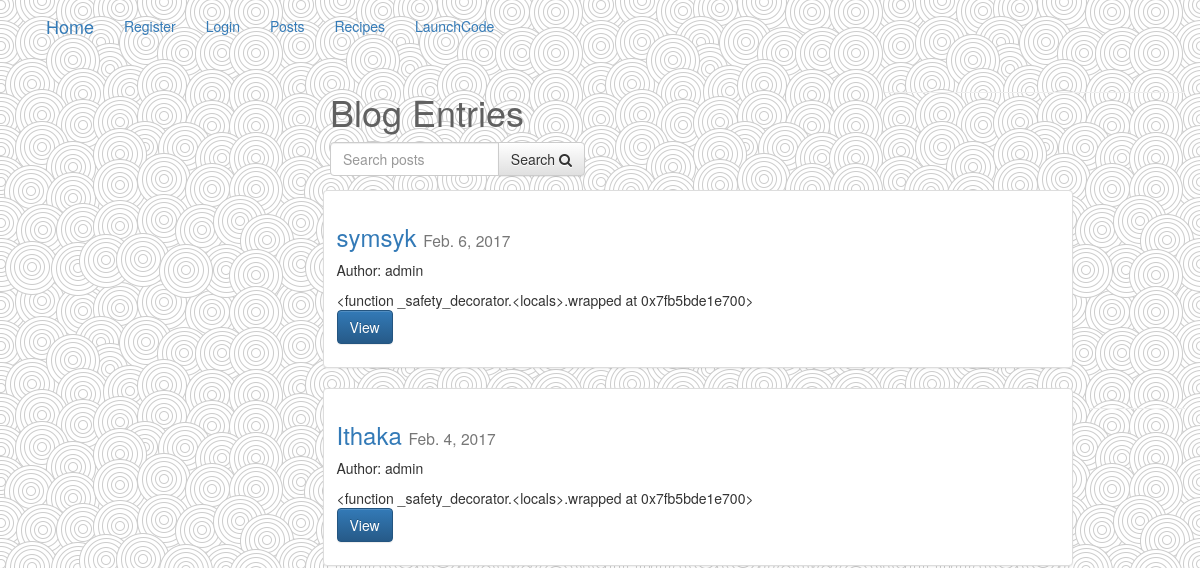
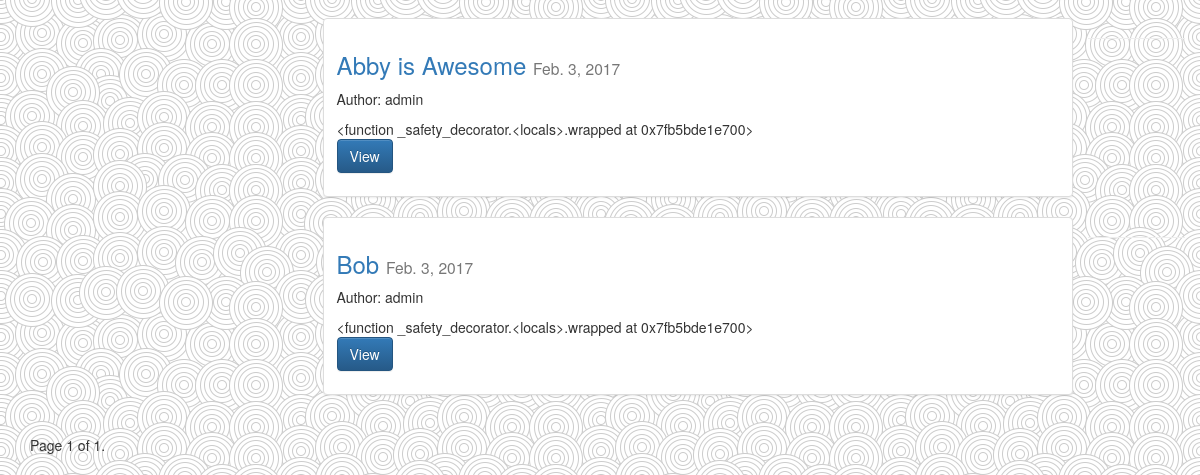
The page /list/ on the database as committed earlier (2 pictures, top to bottom).
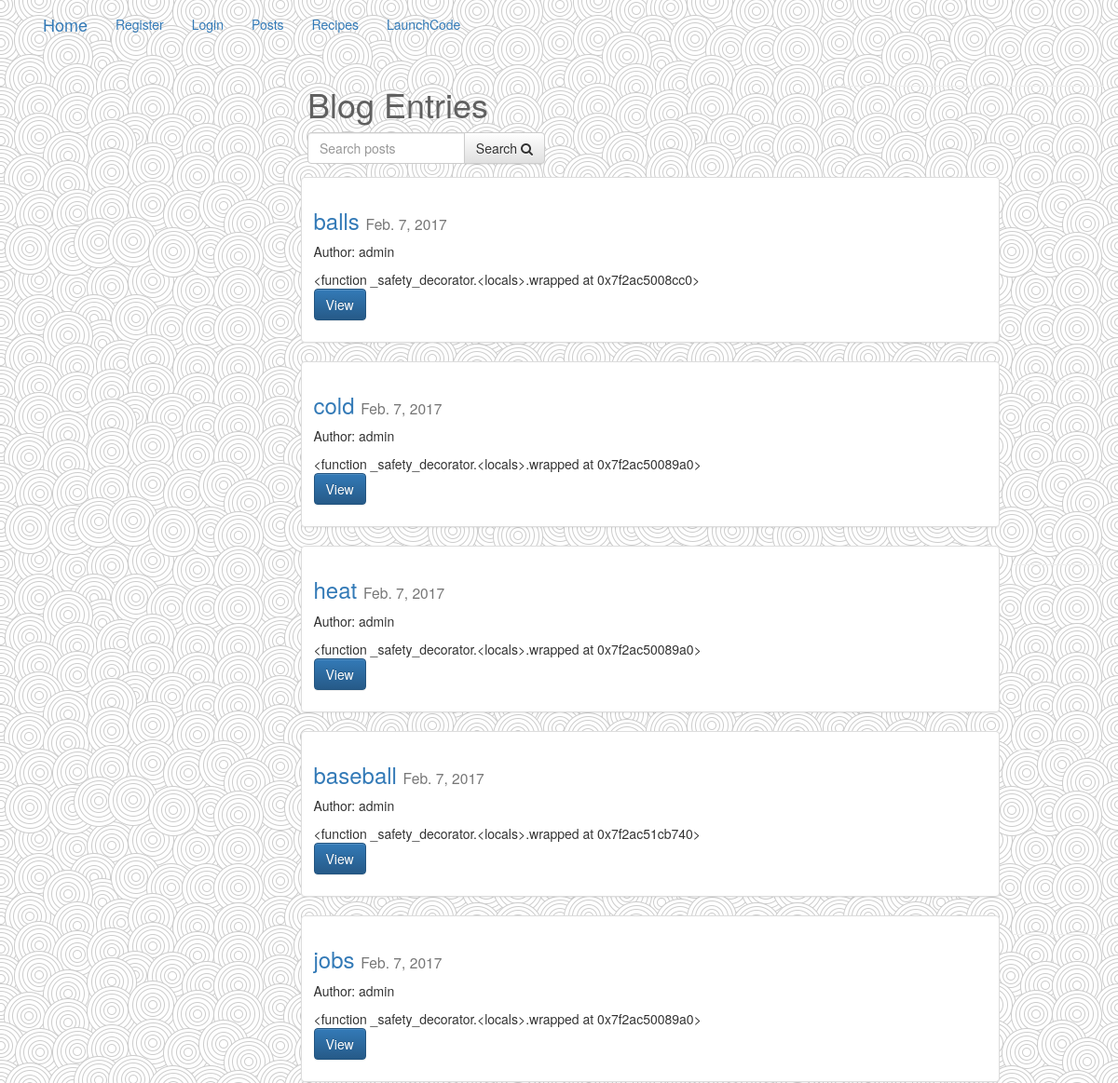
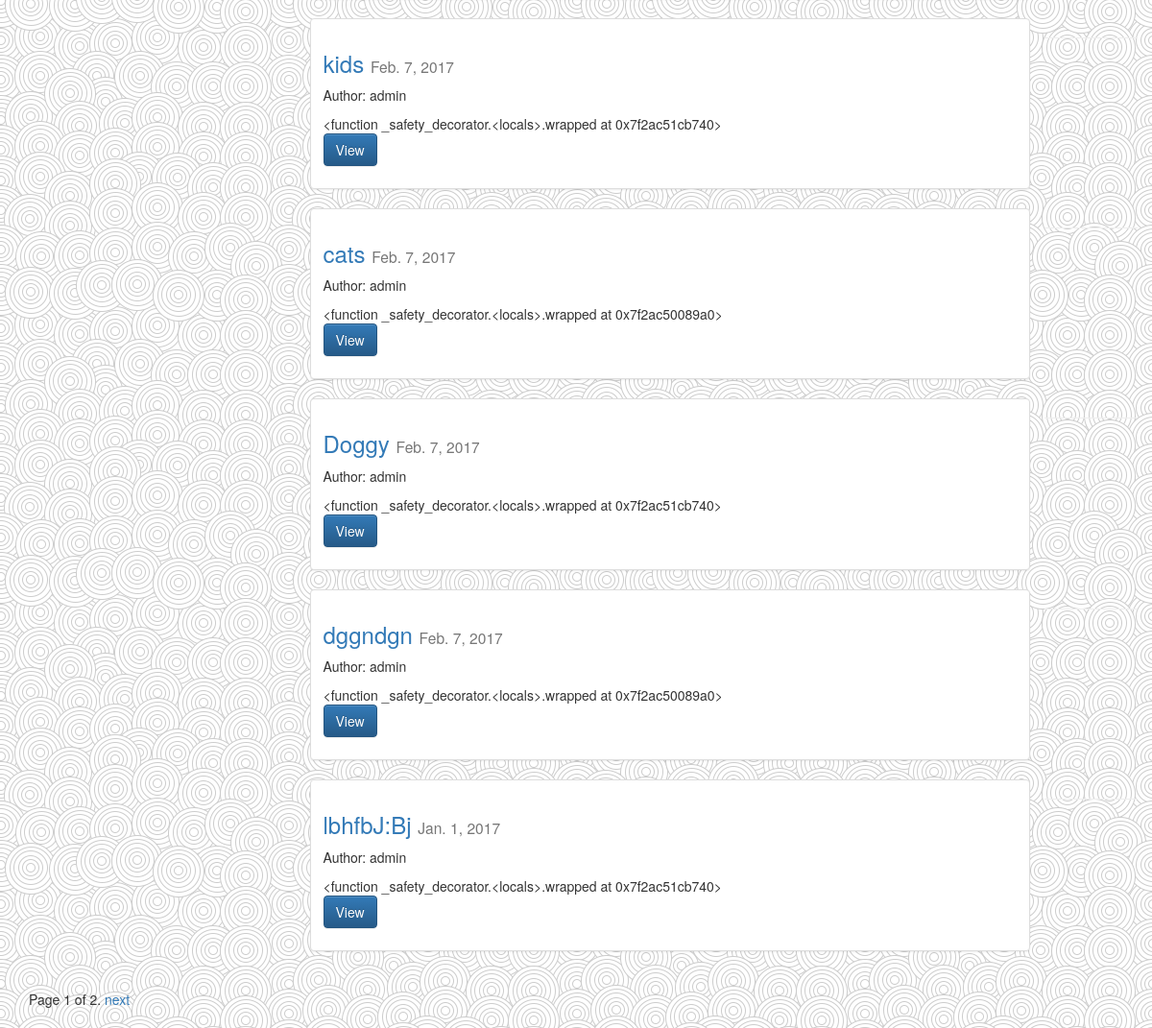
The same page on the database as committed later (2 pictures, top to bottom).
### posts/models.py (models this page shows, shortened)
class Post(models.Model):
    user = models.ForeignKey(settings.AUTH_USER_MODEL, default=1)
    title = models.CharField(max_length=150)
    slug = models.SlugField(unique=True) #creates url based on title of model rather than pk -- delete all media files and db as well
    image = models.ImageField(upload_to=upload_location,
            null=True,
            blank=True,
            width_field="width_field",
            height_field="height_field")
    height_field = models.IntegerField(default=0)
    width_field = models.IntegerField(default=0)
    content = models.TextField()
    draft = models.BooleanField(default=False)
    publish = models.DateField(auto_now=False, auto_now_add=False)
    read_time = models.IntegerField(default=0)
    updated = models.DateTimeField(auto_now=True, auto_now_add=False)
    timestamp = models.DateTimeField(auto_now=False, auto_now_add=True)
    objects = PostManager() #instantiating PostManager into model
    def get_absolute_url(self):
        return reverse("posts:detail", kwargs={"slug": self.slug}) #should be slug not "id"
    class Meta:
        ordering = ["-timestamp", "-updated"]
    def get_markdown(self):
        content = self.content
        markdown_text = markdown(content)
        return mark_safe(markdown_text)

### posts/views.py (the view, shortened to what this page needs)
# urls.py: url(r'^list/$', post_list, name='list'),
def post_list(request):
    today = timezone.now().date
    queryset_list = Post.objects.active()#filter(draft=False).filter(publish__lte=timezone.now())#all()  # .order_by("-timestamp") --changed in models with class meta instead
    if request.user.is_staff or request.user.is_superuser:
        queryset_list = Post.objects.all() #allows all posts (draft and future) to be seen
    query = request.GET.get("q")
    paginator = Paginator(queryset_list, 10)  # Show 25 contacts per page
    page_request_var = "page"
    page = request.GET.get(page_request_var)
    try:
        queryset = paginator.page(page)
    except PageNotAnInteger:
        queryset = paginator.page(1)
    except EmptyPage:
        queryset = paginator.page(paginator.num_pages)
    context = {
        'object_list': queryset,
        "title": "List",
        "page_request_var": page_request_var,
        "today": today,
    }
    return render(request, "post_list.html", context)

### posts/models.py (called while the page is built)
    def active(self, *args, **kwargs): #overriding the default all so that objects.all doesn't include draft & published in future
        return super(PostManager, self).filter(draft=False).filter(publish__lte=timezone.now())

### templates/post_list.html (shortened to what this page needs)
{% extends "base.html" %}
{% block content %}
<div class="col-sm-6 col-sm-offset-3">
	<h1>Blog Entries</h1>
<form method="GET" action="" class="row">
    <div class="col-sm-6">
    <div class="input-group">
        <input class="form-control" type="text" name="q" placeholder="Search posts" value="{{ request.GET.q }}"/>
        <span class="input-group-btn">
            <button class="btn btn-default" type="submit">Search <i class="fa fa-search"></i></button>
        </span>
    </div>
    </div>
</form>
</div>
{% for obj in object_list %}
<div class="row">
	<div class="col-sm-8 col-sm-offset-3">
	<div class="thumbnail">
		<div class="caption post-detail-item">
		<h3><a href='{{ obj.get_absolute_url }}'>{{ obj.title }}</a> <small>{{ obj.publish}}</small> </h3>
            <p>Author: {{ obj.user }}</p>
            {{ obj.get_markdown|truncatechars_html:65 }}
		    <p><a href="{{ obj.get_absolute_url }}" class="btn btn-primary" role="button">View</a></p>
		</div>
	</div>
</div>
<hr/>
</div>
{% endfor %}
<div class="pagination">
    <span class="step-links">
        <span class="current">
            Page {{ object_list.number }} of {{ object_list.paginator.num_pages }}.
        </span>
        {% if object_list.has_next %}
            <a href="?{{ page_request_var }}={{ object_list.next_page_number }}{% if request.GET.q %}&q={{ request.GET.q }}{% endif %}">next</a>
        {% endif %}
    </span>
</div>
</div>
{% endblock content %}

Rows that differ between the two databases and show on the page:
no longer on this page (row unchanged): Post: title "symsyk", publish "Feb. 6, 2017", user "admin", get_markdown "<function _safety_decorator.<locals>.wrapped at 0x7fb5bde1e700>"
no longer on this page (row unchanged): Post: title "Ithaka", publish "Feb. 4, 2017", user "admin", get_markdown "<function _safety_decorator.<locals>.wrapped at 0x7fb5bde1e700>"
no longer on this page (row unchanged): Post: title "Abby is Awesome", publish "Feb. 3, 2017", user "admin", get_markdown "<function _safety_decorator.<locals>.wrapped at 0x7fb5bde1e700>"
no longer on this page (row unchanged): Post: title "Bob", publish "Feb. 3, 2017", user "admin", get_markdown "<function _safety_decorator.<locals>.wrapped at 0x7fb5bde1e700>"
added Post: title "balls", publish "Feb. 7, 2017", user "admin", get_markdown "<function _safety_decorator.<locals>.wrapped at 0x7f2ac5008cc0>"
added Post: title "cold", publish "Feb. 7, 2017", user "admin", get_markdown "<function _safety_decorator.<locals>.wrapped at 0x7f2ac50089a0>"
added Post: title "heat", publish "Feb. 7, 2017", user "admin", get_markdown "<function _safety_decorator.<locals>.wrapped at 0x7f2ac50089a0>"
added Post: title "baseball", publish "Feb. 7, 2017", user "admin", get_markdown "<function _safety_decorator.<locals>.wrapped at 0x7f2ac51cb740>"
added Post: title "jobs", publish "Feb. 7, 2017", user "admin", get_markdown "<function _safety_decorator.<locals>.wrapped at 0x7f2ac50089a0>"
added Post: title "kids", publish "Feb. 7, 2017", user "admin", get_markdown "<function _safety_decorator.<locals>.wrapped at 0x7f2ac51cb740>"
added Post: title "cats", publish "Feb. 7, 2017", user "admin", get_markdown "<function _safety_decorator.<locals>.wrapped at 0x7f2ac50089a0>"
added Post: title "Doggy", publish "Feb. 7, 2017", user "admin", get_markdown "<function _safety_decorator.<locals>.wrapped at 0x7f2ac51cb740>"
added Post: title "dggndgn", publish "Feb. 7, 2017", user "admin", get_markdown "<function _safety_decorator.<locals>.wrapped at 0x7f2ac50089a0>"
added Post: title "lbhfbJ:Bj", publish "Jan. 1, 2017", user "admin", get_markdown "<function _safety_decorator.<locals>.wrapped at 0x7f2ac51cb740>"
Other text that changed with them:
{{ object_list.paginator.num_pages }}: "1" → "2"
text now shown: "next"
